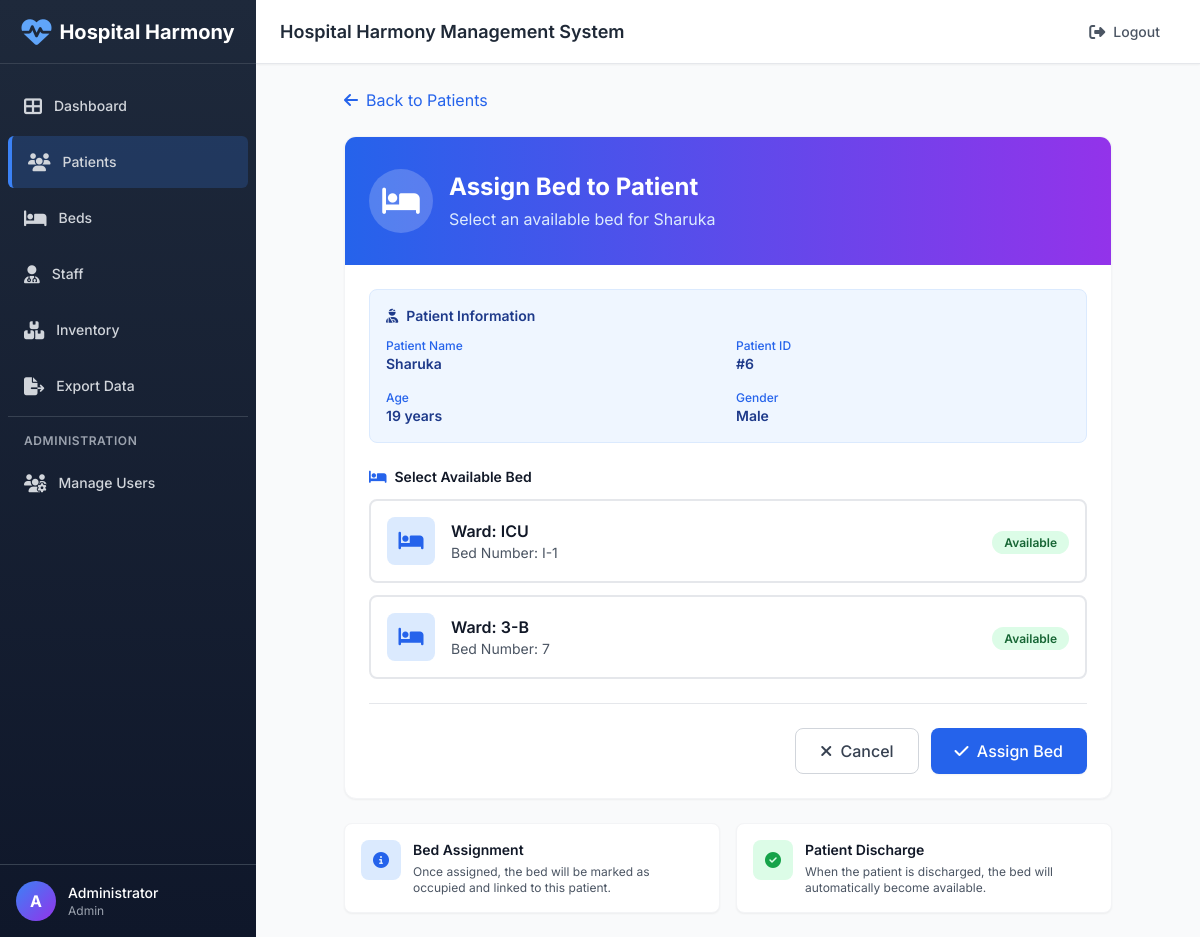
/patients/assign/6 (signed in), run on the app's committed database.
### tables this page shows
CREATE TABLE patients (
    id INTEGER PRIMARY KEY AUTOINCREMENT,
    name TEXT NOT NULL,
    age INTEGER,
    gender TEXT,
    admission_reason TEXT,
    bed_id INTEGER,
    FOREIGN KEY(bed_id) REFERENCES beds(id)
);

CREATE TABLE beds (
    id INTEGER PRIMARY KEY AUTOINCREMENT,
    ward TEXT NOT NULL,
    bed_number TEXT NOT NULL,
    status TEXT NOT NULL DEFAULT 'available'
);

### app.py (the view)
@app.route('/patients/assign/<int:pid>')
@login_required
@role_required('patients')
def assign_bed(pid):
    db = get_db(); cur = db.cursor()
    cur.execute("SELECT * FROM beds WHERE status='available'")
    beds = cur.fetchall()
    cur.execute('SELECT * FROM patients WHERE id=?', (pid,))
    patient = cur.fetchone()
    return render_template('assign_bed.html', patient=patient, beds=beds)

### app.py (called while the page is built)
def login_required(f):
    @wraps(f)
    def wrapped(*args, **kwargs):
        if 'user_id' not in session:
            flash('Please login to access this page', 'danger')
            return redirect(url_for('login'))
        return f(*args, **kwargs)
    return wrapped

def role_required(*allowed_permissions):
    def decorator(f):
        @wraps(f)
        def wrapped(*args, **kwargs):
            if 'user_id' not in session:
                flash('Please login to access this page', 'danger')
                return redirect(url_for('login'))
            user_role = session.get('role')
            user_permissions = ROLE_PERMISSIONS.get(user_role, [])
            if not any(perm in user_permissions for perm in allowed_permissions):
                flash('You do not have permission to access this page', 'danger')
                return redirect(url_for('index'))
            return f(*args, **kwargs)
        return wrapped
    return decorator

@app.context_processor
def inject_permissions():
    if 'role' in session:
        return {
            'user_permissions': ROLE_PERMISSIONS.get(session['role'], []),
            'user_role': session.get('role'),
            'user_name': session.get('full_name')
        }
    return {'user_permissions': [], 'user_role': None, 'user_name': None}

### database.py (called while the page is built)
def get_db():
    global _conn
    if _conn is None:
        _conn = sqlite3.connect(DB_PATH, check_same_thread=False)
        _conn.row_factory = sqlite3.Row
    return _conn

### templates/assign_bed.html (shortened to what this page needs)
{% extends "layout.html" %}
{% block content %}
<div class="max-w-3xl mx-auto">
    <a href="/patients" class="inline-flex items-center text-blue-600 hover:text-blue-800 mb-6 transition">
        <i class="fas fa-arrow-left mr-2"></i>
        Back to Patients
    </a>
    <div class="bg-white rounded-xl shadow-sm border border-gray-100 overflow-hidden">
        <div class="bg-gradient-to-r from-blue-600 to-purple-600 px-6 py-8 text-white">
            <div class="flex items-center">
                <div class="w-16 h-16 bg-white bg-opacity-20 rounded-full flex items-center justify-center mr-4">
                    <i class="fas fa-bed text-3xl"></i>
                </div>
                <div>
                    <h1 class="text-2xl font-bold">Assign Bed to Patient</h1>
                    <p class="text-blue-100 mt-1">Select an available bed for {{ patient['name'] }}</p>
                </div>
            </div>
        </div>
        <div class="p-6">
            <div class="bg-blue-50 rounded-lg p-4 mb-6 border border-blue-100">
                <h3 class="text-sm font-semibold text-blue-900 mb-3 flex items-center">
                    <i class="fas fa-user-injured mr-2"></i>
                    Patient Information
                </h3>
                <div class="grid grid-cols-2 gap-4">
                    <div>
                        <p class="text-xs text-blue-600 font-medium">Patient Name</p>
                        <p class="text-sm font-semibold text-blue-900">{{ patient['name'] }}</p>
                    </div>
                    <div>
                        <p class="text-xs text-blue-600 font-medium">Patient ID</p>
                        <p class="text-sm font-semibold text-blue-900">#{{ patient['id'] }}</p>
                    </div>
                    {% if patient['age'] %}
                    <div>
                        <p class="text-xs text-blue-600 font-medium">Age</p>
                        <p class="text-sm font-semibold text-blue-900">{{ patient['age'] }} years</p>
                    </div>
                    {% endif %}
                    {% if patient['gender'] %}
                    <div>
                        <p class="text-xs text-blue-600 font-medium">Gender</p>
                        <p class="text-sm font-semibold text-blue-900">{{ patient['gender'] }}</p>
                    </div>
                    {% endif %}
                </div>
            </div>
            <form method="POST" action="/patients/assign/save" class="space-y-6">
                <div>
                    <label class="block text-sm font-semibold text-gray-900 mb-3 flex items-center">
                        <i class="fas fa-bed mr-2 text-blue-600"></i>
                        Select Available Bed
                    </label>
                    {% if beds %}
                        <div class="space-y-3">
                            {% for b in beds %}
                            <label class="block">
                                <div class="peer-checked:border-blue-500 peer-checked:bg-blue-50 border-2 border-gray-200 rounded-lg p-4 cursor-pointer hover:border-blue-300 transition">
                                    <div class="flex items-center justify-between">
                                        <div class="flex items-center">
                                            <div class="w-12 h-12 bg-blue-100 rounded-lg flex items-center justify-center mr-4">
                                                <i class="fas fa-bed text-blue-600 text-xl"></i>
                                            </div>
                                            <div>
                                                <h4 class="font-semibold text-gray-900">Ward: {{ b['ward'] }}</h4>
                                                <p class="text-sm text-gray-600">Bed Number: {{ b['bed_number'] }}</p>
                                            </div>
                                        </div>
                                        <div class="peer-checked:hidden block">
                                            <span class="px-3 py-1 text-xs font-semibold rounded-full bg-green-100 text-green-800">
                                                Available
                                            </span>
                                        </div>
                                    </div>
                                </div>
                            </label>
                            {% endfor %}
                        </div>
                    {% endif %}
                </div>
                {% if beds %}
                <div class="flex justify-end space-x-3 pt-6 border-t border-gray-200">
                    <a href="/patients" class="px-6 py-2.5 border border-gray-300 rounded-lg text-gray-700 hover:bg-gray-50 transition font-medium">
                        <i class="fas fa-times mr-1"></i> Cancel
                    </a>
                    <button type="submit" class="px-6 py-2.5 bg-blue-600 text-white rounded-lg hover:bg-blue-700 transition font-medium shadow-sm">
                        <i class="fas fa-check mr-1"></i> Assign Bed
                    </button>
                </div>
                {% endif %}
            </form>
        </div>
    </div>
    <div class="grid grid-cols-1 md:grid-cols-2 gap-4 mt-6">
        <div class="bg-white rounded-lg shadow-sm border border-gray-100 p-4">
            <div class="flex items-start">
                <div class="w-10 h-10 bg-blue-100 rounded-lg flex items-center justify-center mr-3 flex-shrink-0">
                    <i class="fas fa-info-circle text-blue-600"></i>
                </div>
                <div>
                    <h4 class="font-semibold text-gray-900 text-sm">Bed Assignment</h4>
                    <p class="text-xs text-gray-600 mt-1">Once assigned, the bed will be marked as occupied and linked to this patient.</p>
                </div>
            </div>
        </div>
        <div class="bg-white rounded-lg shadow-sm border border-gray-100 p-4">
            <div class="flex items-start">
                <div class="w-10 h-10 bg-green-100 rounded-lg flex items-center justify-center mr-3 flex-shrink-0">
                    <i class="fas fa-check-circle text-green-600"></i>
                </div>
                <div>
                    <h4 class="font-semibold text-gray-900 text-sm">Patient Discharge</h4>
                    <p class="text-xs text-gray-600 mt-1">When the patient is discharged, the bed will automatically become available.</p>
                </div>
            </div>
        </div>
    </div>
</div>
{% endblock %}

### templates/layout.html (style rules this page uses)
* { font-family: 'Inter', sans-serif; }

### data on the page
patients: name "Sharuka", id "6", age "19", gender "Male"
beds: ward "ICU", bed_number "I-1"
beds: ward "3-B", bed_number "7"

### other printed values
{{ user_name[0] if user_name else 'U' }} "A"
{{ user_name }} "Administrator"
{{ user_role }} "Admin"
